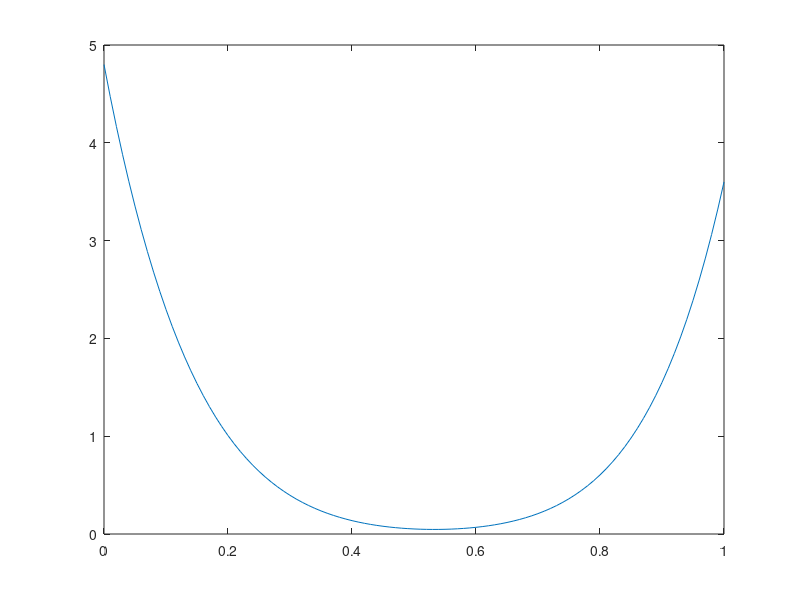

The MATLAB script that drew this image: (Note: this script raises an error after producing the figure.)

% MCMC for Sampling 

i=1;
for x=0:0.01:1
p(i)=0.6*betapdf(x,1,8)+0.4*betapdf(x,9,1);
i=i+1;
end
figure(1)
plot(0:0.01:1,p);

%samples=p(rand(1,100));
accept_count=0;
x(1,1)=rand;
k=1;
sigma=0.1;
i=1;
while(accept_count<5000)
    ab=rand;
%     proposed_pdf(i)=normrnd(x(1,i),sigma); %Normal
    proposed_pdf(i)=x(1,i)+tan(pi*(ab-0.5)); %Cauchy
    alpha=min(1,((0.6*betapdf(proposed_pdf(i),1,8)+0.4*betapdf(proposed_pdf(i),9,1))/(0.6*betapdf(x(1,i),1,8)+0.4*betapdf(x(1,i),9,1))));
    u=rand;
    if u<=alpha
        sample_collection(accept_count+1)=proposed_pdf(i);
        accept_count=accept_count+1;
        x(1,i+1)=proposed_pdf(i);
    else
        x(1,i+1)=x(1,i);
    end
    i=i+1;
end
figure(2);
histogram(sample_collection);
title('Histogram of samples : Proposed pdf: Normal with sigma = 0.1');
figure(3);
plot(sample_collection);
title('Sample Path for initial point 0.77863');



